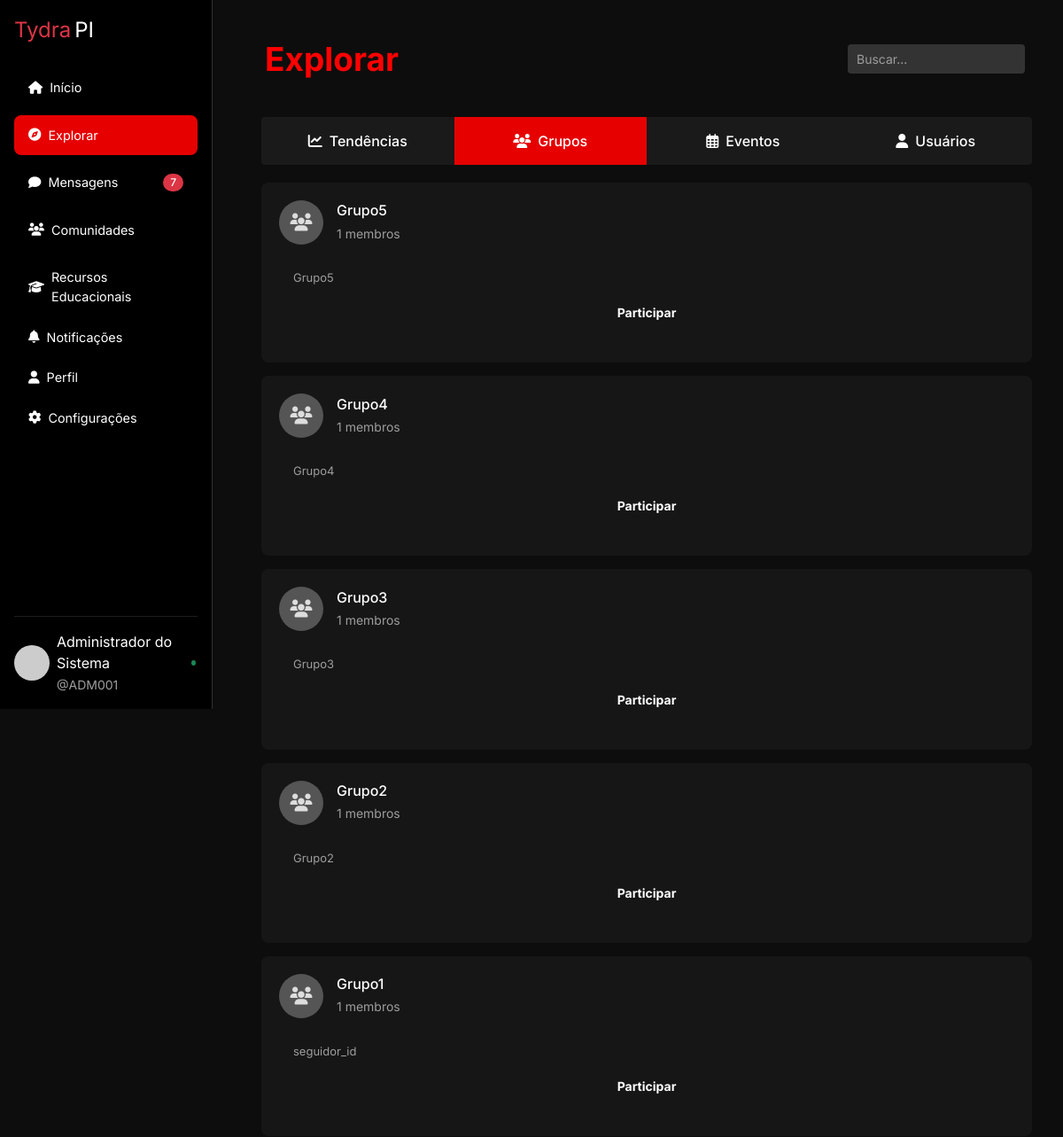
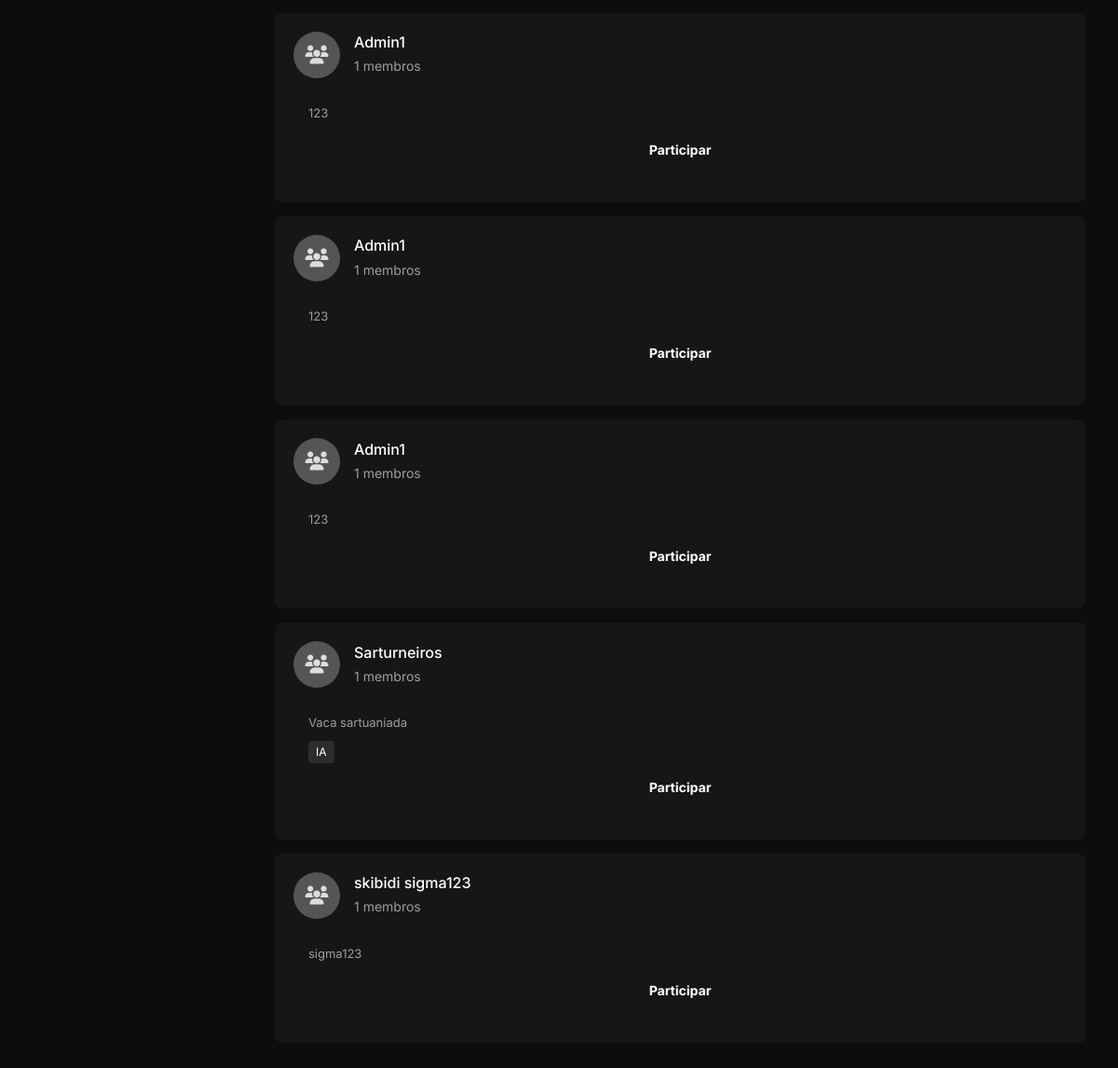
/explorar.php?tab=grupos (signed in), run on an earlier commit of the app's database (2 pictures, top to bottom).
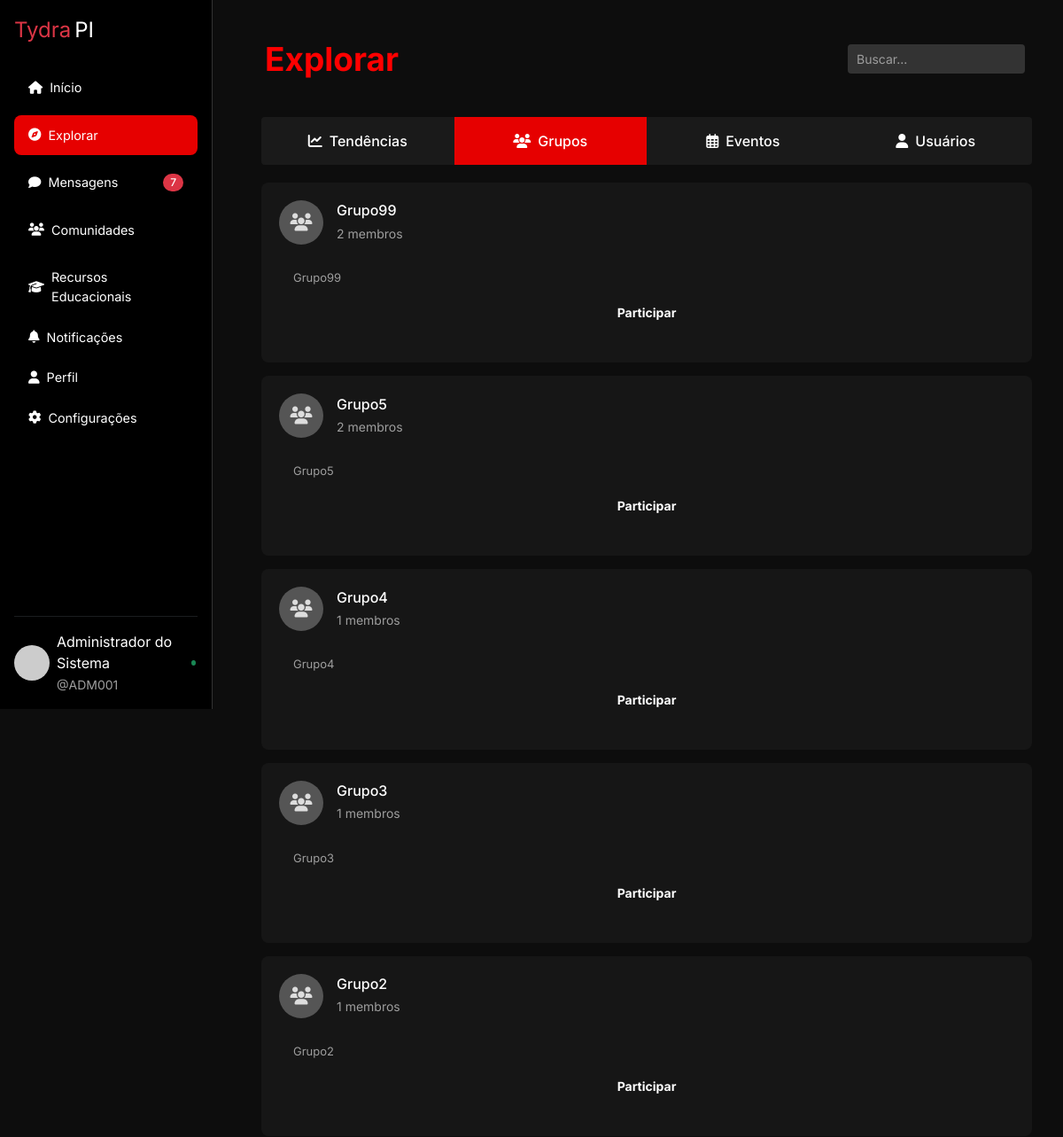
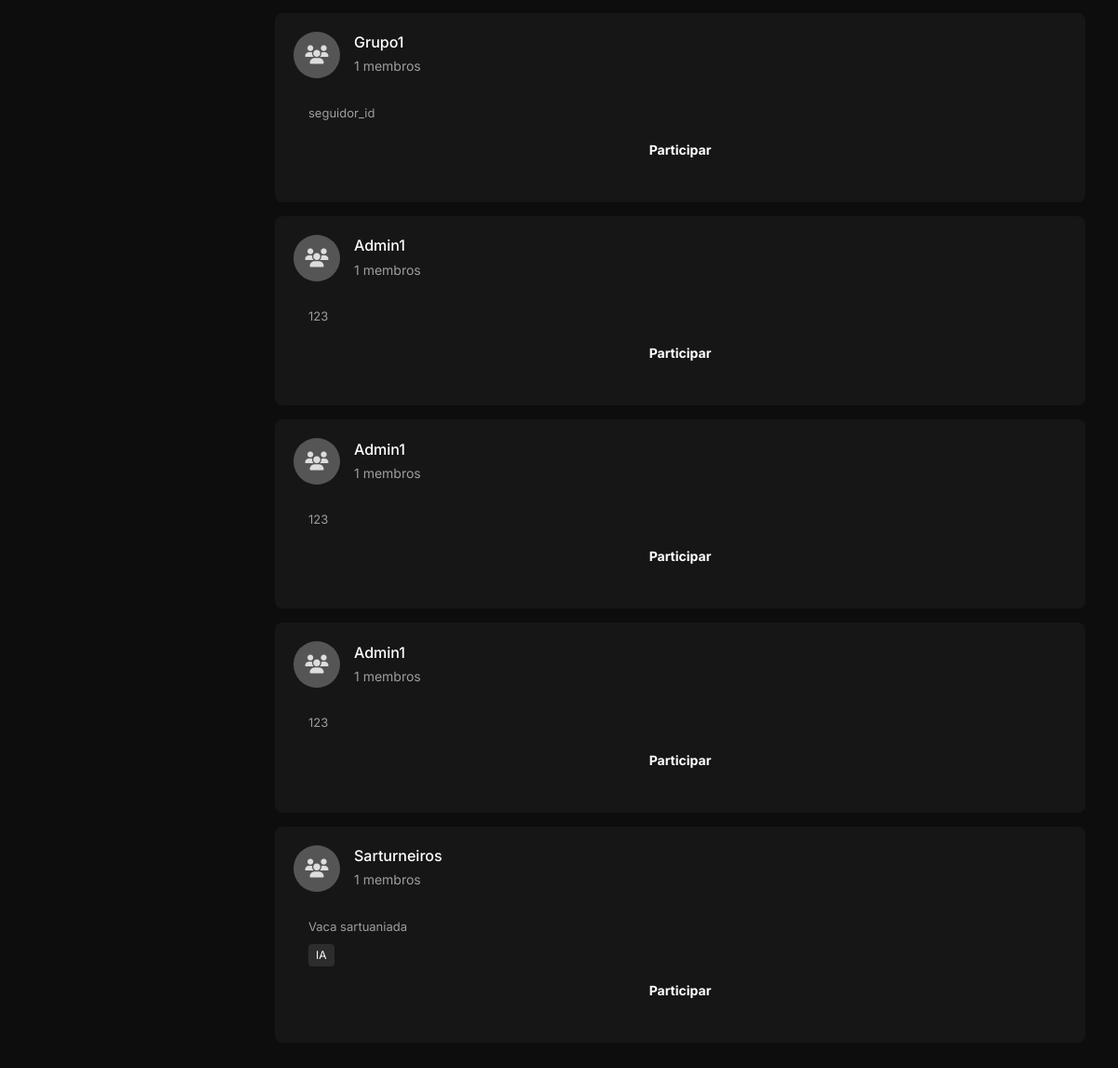
And on a later commit of the database (2 pictures, top to bottom).
### tables this page shows
CREATE TABLE `grupos` (
  `id` int(11) NOT NULL,
  `nome` varchar(255) NOT NULL,
  `descricao` text DEFAULT NULL,
  `criador_id` int(10) UNSIGNED NOT NULL,
  `data_criacao` datetime DEFAULT current_timestamp()
);

### functions/explorar_functions.php (called while the page is built, shortened)
<?php
function buscarGrupos($pdo, $termoBusca = null, $pagina = 1, $itensPorPagina = 10) {
    $offset = ($pagina - 1) * $itensPorPagina;
    $sql = "SELECT g.*, u.nome AS criador_nome,
            (SELECT COUNT(*) FROM grupo_membros WHERE grupo_id = g.id) AS total_membros
            FROM grupos g
            JOIN usuario u ON g.criador_id = u.idusuario
            WHERE 1=1";
    $params = [];
    $sql .= " ORDER BY g.data_criacao DESC LIMIT :offset, :limit";
    $stmt = $pdo->prepare($sql);
    $stmt->bindValue(':offset', $offset, PDO::PARAM_INT);
    $stmt->bindValue(':limit', $itensPorPagina, PDO::PARAM_INT);
    $stmt->execute();
    return $stmt->fetchAll(PDO::FETCH_ASSOC);
}
function estaNoGrupo($pdo, $grupoId, $usuarioId) {
    $sql = "SELECT COUNT(*)
            FROM grupo_membros
            WHERE grupo_id = :grupo_id AND usuario_id = :usuario_id";
    $stmt = $pdo->prepare($sql);
    $stmt->bindValue(':grupo_id', $grupoId, PDO::PARAM_INT);
    $stmt->bindValue(':usuario_id', $usuarioId, PDO::PARAM_INT);
    $stmt->execute();
    return $stmt->fetchColumn() > 0;
}

### explorar.php (the view, shortened to what the changed rows need)
<?php
require './functions/explorar_functions.php';
require 'includes/conexao.php';
$termoBusca = isset($_GET['search']) ? trim($_GET['search']) : null;
$grupos = buscarGrupos($pdo, $termoBusca, 1, 10);
$active_tab = isset($_GET['tab']) ? $_GET['tab'] : 'tendencias';
?>
<!DOCTYPE html>
<html lang="pt-BR">
<head>
    <link href="https://cdn.jsdelivr.net/npm/bootstrap@5.3.0-alpha1/dist/css/bootstrap.min.css" rel="stylesheet">
    <link rel="stylesheet" href="https://cdnjs.cloudflare.com/ajax/libs/font-awesome/5.15.4/css/all.min.css">
    <link rel="stylesheet" href="assets/css/style.css">
    <?php include 'includes/header.php'; ?>
</head>
<body>
    <?php include 'includes/sidebar.php'?>
    <div class="d-flex">
        <div class="content-wrapper">
            <div class="container">
                <header class="header row">
                    <div class="col align-items-center p-3">
                        <h1>Explorar</h1>
                    </div>
                </header>
                <main class="content">
                    <?php if ($active_tab === 'tendencias'): ?>
                        <div class="tendencias-container">
                            <div class="alert alert-info">
                                As tendências serão implementadas na próxima versão.
                            </div>
                        </div>
                    <?php elseif ($active_tab === 'grupos'): ?>
                        <div class="grupos-container">
                            <?php foreach ($grupos as $grupo): ?>
                                <div class="card">
                                    <div class="card-header">
                                        <div class="user-profile">
                                            <div class="avatar">
                                                <i class="fas fa-users"></i>
                                            </div>
                                            <div class="user-info">
                                                <h2 class="card-title"><?= htmlspecialchars($grupo['nome']) ?></h2>
                                                <div class="follower-count"><?= $grupo['total_membros'] ?> membros</div>
                                            </div>
                                        </div>
                                    </div>
                                    <div class="card-body">
                                        <p class="card-description"><?= htmlspecialchars($grupo['descricao']) ?></p>
                                        <div class="tags-container">
                                            <?php
                                            $tags = [];
                                            if (stripos($grupo['descricao'], 'IA') !== false || stripos($grupo['descricao'], 'inteligência artificial') !== false) $tags[] = 'IA';
                                            foreach ($tags as $tag): ?>
                                                <span class="tag"><?= htmlspecialchars($tag) ?></span>
                                            <?php endforeach; ?>
                                        </div>
                                        <div class="card-actionsEvents">
                                            <?php if ($usuarioAtualId): ?>
                                                <?php if (estaNoGrupo($pdo, $grupo['id'], $usuarioAtualId)): ?>
                                                    <button class="btn btn-following w-100" disabled>Já participa</button>
                                                <?php else: ?>
                                                    <form method="POST" action="">
                                                        <button type="submit" class="btn btn-participate w-100">Participar</button>
                                                    </form>
                                                <?php endif; ?>
                                            <?php else: ?>
                                                <button class="btn btn-participate w-100" disabled>Faça login para participar</button>
                                            <?php endif; ?>
                                        </div>
                                    </div>
                                </div>
                            <?php endforeach; ?>
                        </div>
                    <?php endif; ?>
                </main>
            </div>
        </div>
    </div>
</body>
</html>

### includes/sidebar.php (shortened to what the changed rows need)
<?php
$usuarioAtualId = $_SESSION['usuario_id'] ?? null;
?>
<nav class="sidebar d-flex flex-column p-3">
  <?php
    $currentPage = basename($_SERVER['PHP_SELF']);
    $menus = [
      [
        'label' => 'Recursos Educacionais',
        'icon'  => 'graduation-cap',
        'link'  => 'recursoeducacionais.php',
        'items' => [
          ['label'=>'Material de Estudo','icon'=>'book','href'=>'material.php'],
          ['label'=>'Video Aulas','icon'=>'video','href'=>'videos.php'],
          ['label'=>'Exercícios Práticos','icon'=>'tasks','href'=>'exercicios.php'],
          ['label'=>'Dicas de Estudo','icon'=>'lightbulb','href'=>'dicas.php'],
        ],
        'pages' => ['recursoeducacionais.php','material.php','videos.php','exercicios.php','dicas.php'],
      ],
      [
        'label' => 'Notificações',
        'icon'  => 'bell',
        'link'  => 'notific.php',
        'items' => [
          ['label'=>'Acadêmicas','icon'=>'book','href'=>'notif_academicas.php'],
          ['label'=>'Calendário','icon'=>'calendar','href'=>'calendario.php'],
          ['label'=>'Materiais','icon'=>'tasks','href'=>'notif_materiais.php'],
        ],
        'pages' => ['notific.php','notif_academicas.php','calendario.php','notif_materiais.php'],
      ],
    ];
  ?>
  <ul class="nav nav-pills flex-column mb-auto">
    <?php foreach($menus as $menu): ?>
      <?php $isActive = in_array($currentPage, $menu['pages']); ?>
      <?php if($isActive): ?>
        <li class="has-submenu active">
          <a href="<?= $menu['link'] ?>" class="nav-link d-flex justify-content-between align-items-center submenu-toggle active">
            <span><i class="fas fa-<?= $menu['icon'] ?> me-2"></i><?= $menu['label'] ?></span>
            <i class="fas fa-chevron-down submenu-icon"></i>
          </a>
          <ul class="sub-menu">
            <?php foreach($menu['items'] as $item): ?>
              <li><a href="<?= $item['href'] ?>" class="nav-link sub-link <?= $currentPage==basename($item['href'])?'active':'' ?>"><i class="fas fa-<?= $item['icon'] ?> me-2"></i><?= $item['label'] ?></a></li>
            <?php endforeach; ?>
          </ul>
        </li>
      <?php else: ?>
        <li>
          <a href="<?= $menu['link'] ?>" class="nav-link<?= $isActive?' active':'' ?>">
            <i class="fas fa-<?= $menu['icon'] ?> me-2"></i><?= $menu['label'] ?>
          </a>
        </li>
      <?php endif; ?>
    <?php endforeach; ?>
  </ul>
</nav>

What changed in the data, as far as the page shows it:
no longer on this page (row unchanged): grupos: nome "skibidi sigma123", total_membros "1", descricao "sigma123"
added grupos: nome "Grupo99", total_membros "2", descricao "Grupo99"
computed for grupos "Grupo5": total_membros "1" → "2"
